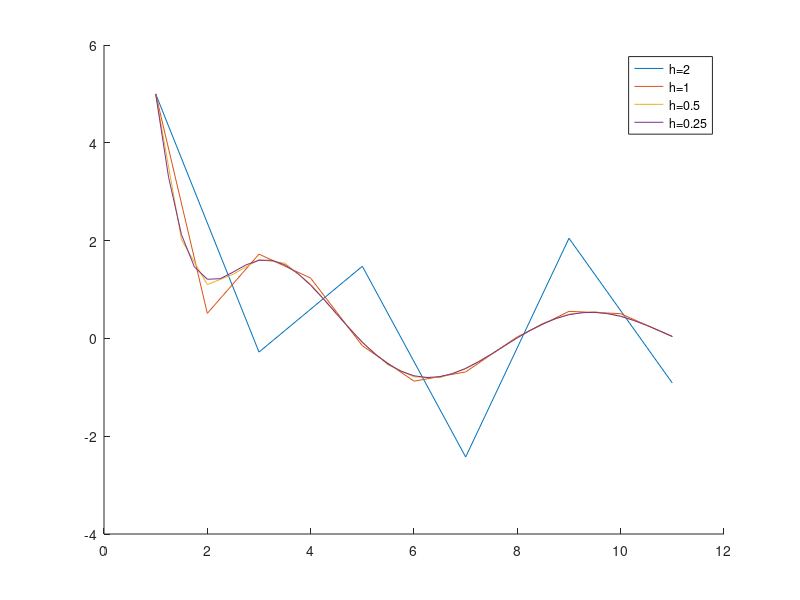

The MATLAB script that drew this image:
%EJERCICIO 9 PVI
clear all;
clc;
more off;
function y=f(t,x)
  y=-t*x-5*cos(t);
endfunction
%

mu=5; a=1;b=11;ah=[2 1 0.5 0.25];

figure(1); clf; hold on;
for i=1:length(ah)
  h=ah(i);
  N=round((b-a)/h);
  t=a*ones(1,N+1);
  x=mu*ones(1,N+1);
  for n=1:N
    fn=f(t(n),x(n));
    K1=f(t(n)+h/2,x(n));
    K1=fsolve(@(u)f(t(n)+1/2*h,x(n)+1/2*h*u)-u,K1);
    K2=f(t(n)+1/2*h,x(n)+1/2*h*K1);
    x(n+1)=x(n)+h*K2;
    t(n+1)=t(n)+h;
  endfor
  plot(t,x,[';h=' num2str(h) ';']);
endfor
%
hold off;